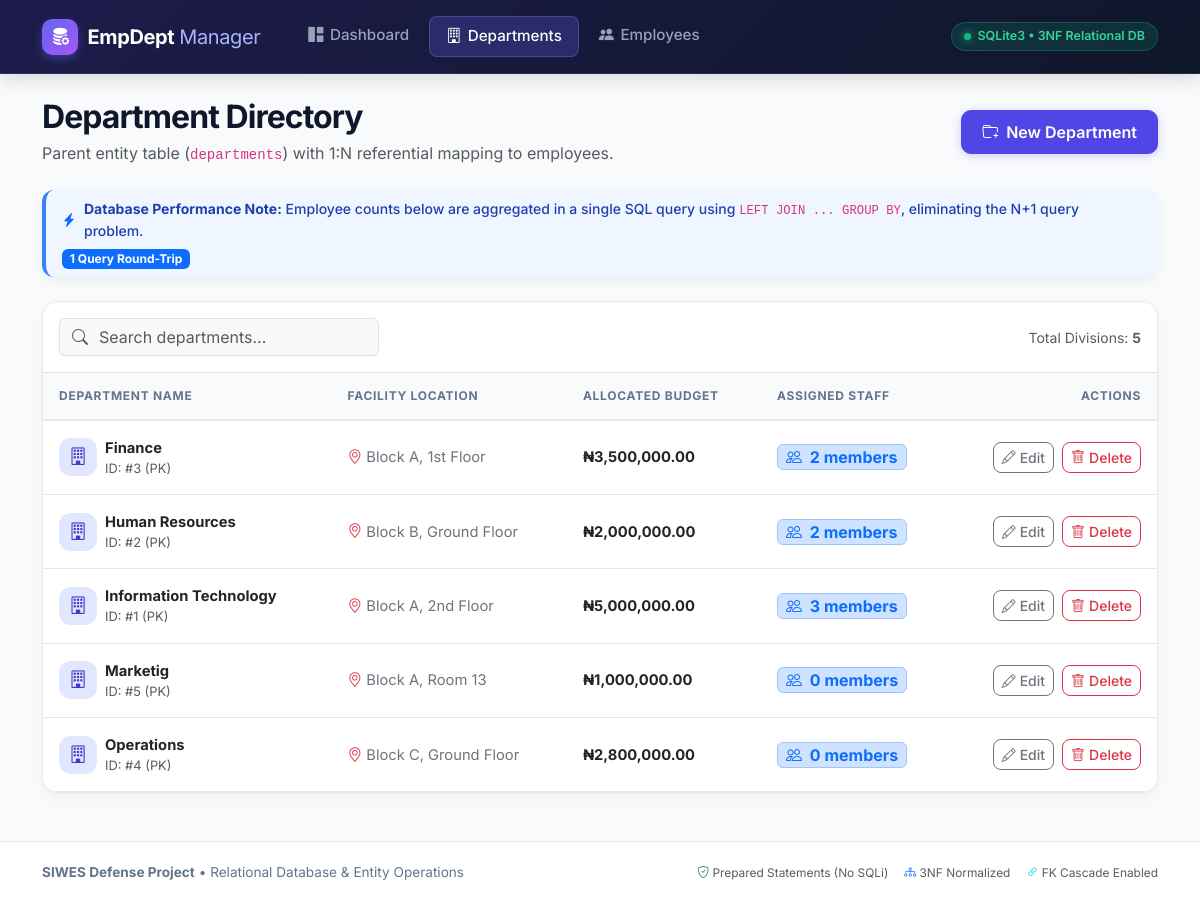
The page /departments on the database its author committed.
### tables this page shows
CREATE TABLE departments (
    department_id   INTEGER PRIMARY KEY AUTOINCREMENT,
    name            TEXT NOT NULL UNIQUE,
    location        TEXT NOT NULL,
    budget          REAL NOT NULL DEFAULT 0,
    created_at      TEXT DEFAULT CURRENT_TIMESTAMP
);

### app.py (the view)
@app.route("/departments")
def list_departments():
    departments, counts = dept_repo.get_all_with_counts()
    return render_template("departments.html", departments=departments, counts=counts)

### database.py (called while the page is built)
    def get_connection(self):
        if self._connection is None:
            self._connection = sqlite3.connect(DB_PATH, check_same_thread=False)
            self._connection.execute("PRAGMA foreign_keys = ON")
            self._connection.row_factory = sqlite3.Row
        return self._connection

    def fetch_all(self, query, params=()):
        conn = self.get_connection()
        cur = conn.cursor()
        cur.execute(query, params)
        return cur.fetchall()

### models.py (called while the page is built)
    def get_all_with_counts(self):
        query = """
            SELECT d.department_id, d.name, d.location, d.budget,
                   COUNT(e.employee_id) AS employee_count
            FROM departments d
            LEFT JOIN employees e ON d.department_id = e.department_id
            GROUP BY d.department_id
            ORDER BY d.name
        """
        rows = self.db.fetch_all(query)
        departments = []
        counts = {}
        for r in rows:
            dept = Department(r["name"], r["location"], r["budget"], r["department_id"])
            dept.employee_count = r["employee_count"]
            departments.append(dept)
            counts[dept.department_id] = r["employee_count"]
        return departments, counts

### templates/departments.html (shortened to what this page needs)
{% extends "base.html" %}
{% block content %}
<div class="d-flex flex-column flex-md-row justify-content-between align-items-md-center mb-4 gap-3">
    <div>
        <h2 class="fw-bold mb-1" style="letter-spacing: -0.03em;">Department Directory</h2>
        <p class="text-muted mb-0">Parent entity table (<code>departments</code>) with 1:N referential mapping to employees.</p>
    </div>
    <a href="{{ url_for('new_department') }}" class="btn btn-primary d-flex align-items-center gap-2">
        <i class="bi bi-folder-plus"></i> New Department
    </a>
</div>
<div class="alert alert-info py-2 px-3 mb-4 d-flex align-items-center justify-content-between flex-wrap gap-2">
    <div class="d-flex align-items-center gap-2 small">
        <i class="bi bi-lightning-charge-fill text-primary"></i>
        <span><strong>Database Performance Note:</strong> Employee counts below are aggregated in a single SQL query using <code>LEFT JOIN ... GROUP BY</code>, eliminating the N+1 query problem.</span>
    </div>
    <span class="badge bg-primary text-white">1 Query Round-Trip</span>
</div>
<div class="card card-modern overflow-hidden">
    <div class="p-3 border-bottom bg-white d-flex justify-content-between align-items-center flex-wrap gap-2">
        <div class="input-group" style="max-width: 320px;">
            <span class="input-group-text bg-light border-end-0 text-muted"><i class="bi bi-search"></i></span>
            <input type="text" id="deptSearch" class="form-control bg-light border-start-0 ps-0" placeholder="Search departments...">
        </div>
        <div class="text-muted small">
            Total Divisions: <strong>{{ departments|length }}</strong>
        </div>
    </div>
    <div class="table-responsive">
        <table class="table table-custom mb-0" id="departmentsTable">
            <thead>
                <tr>
                    <th>Department Name</th>
                    <th>Facility Location</th>
                    <th>Allocated Budget</th>
                    <th>Assigned Staff</th>
                    <th class="text-end">Actions</th>
                </tr>
            </thead>
            <tbody>
            {% for d in departments %}
                <tr>
                    <td>
                        <div class="d-flex align-items-center gap-2">
                            <div class="stat-icon mb-0" style="width: 38px; height: 38px; background: #e0e7ff; color: #4338ca; font-size: 1.1rem;">
                                <i class="bi bi-building"></i>
                            </div>
                            <div>
                                <span class="fw-bold text-dark dept-name">{{ d.name }}</span>
                                <div class="text-muted small">ID: #{{ d.department_id }} (PK)</div>
                            </div>
                        </div>
                    </td>
                    <td>
                        <span class="text-secondary"><i class="bi bi-geo-alt me-1 text-danger"></i>{{ d.location }}</span>
                    </td>
                    <td>
                        <span class="fw-bold text-dark">₦{{ "{:,.2f}".format(d.budget) }}</span>
                    </td>
                    <td>
                        <span class="badge bg-primary-subtle text-primary border border-primary-subtle px-2 py-1 fs-6">
                            <i class="bi bi-people me-1"></i> {{ counts[d.department_id] }} {% if counts[d.department_id] == 1 %}member{% else %}members{% endif %}
                        </span>
                    </td>
                    <td class="text-end">
                        <div class="d-inline-flex gap-2">
                            <a href="{{ url_for('edit_department', department_id=d.department_id) }}" class="btn btn-sm btn-outline-secondary d-flex align-items-center gap-1" title="Edit Department">
                                <i class="bi bi-pencil"></i> Edit
                            </a>
                            <form method="POST" action="{{ url_for('delete_department', department_id=d.department_id) }}" class="d-inline" onsubmit="return confirm('WARNING: Deleting this department will delete ALL its assigned employees due to ON DELETE CASCADE! Continue?');">
                                <button class="btn btn-sm btn-outline-danger d-flex align-items-center gap-1" title="Delete Department">
                                    <i class="bi bi-trash"></i> Delete
                                </button>
                            </form>
                        </div>
                    </td>
                </tr>
            {% endfor %}
            </tbody>
        </table>
    </div>
</div>
{% endblock %}

### templates/base.html (style rules this page uses)
:root { --primary: #4f46e5; --primary-dark: #4338ca; --primary-light: #e0e7ff; --surface: #ffffff; --background: #f8fafc; --text-main: #0f172a; --text-muted: #64748b; --border-color: #e2e8f0; --accent-manager: #7c3aed; --accent-staff: #0284c7; }
body { font-family: 'Inter', -apple-system, BlinkMacSystemFont, sans-serif; background-color: var(--background); color: var(--text-main); min-height: 100vh; display: flex; flex-direction: column; }
.card-modern { background: var(--surface); border: 1px solid var(--border-color); border-radius: 16px; box-shadow: 0 1px 3px rgba(0, 0, 0, 0.03), 0 6px 16px rgba(0, 0, 0, 0.03); transition: transform 0.2s ease, box-shadow 0.2s ease; }
.stat-icon { width: 48px; height: 48px; border-radius: 12px; display: flex; align-items: center; justify-content: center; font-size: 1.4rem; margin-bottom: 1rem; }
.btn-primary { background-color: var(--primary); border-color: var(--primary); padding: 0.55rem 1.25rem; font-weight: 600; border-radius: 10px; box-shadow: 0 2px 8px rgba(79, 70, 229, 0.25); transition: all 0.2s ease; }
.btn-outline-secondary, .btn-outline-success, .btn-outline-danger { border-radius: 8px; font-weight: 500; transition: all 0.15s ease; }
.table-custom { margin-bottom: 0; }
.table-custom th { font-size: 0.75rem; text-transform: uppercase; letter-spacing: 0.06em; color: var(--text-muted); font-weight: 700; background-color: #f8fafc; border-bottom: 2px solid var(--border-color); padding: 0.85rem 1rem; }
.table-custom td { padding: 1rem; vertical-align: middle; border-bottom: 1px solid var(--border-color); font-size: 0.92rem; }
.table-custom tbody tr { transition: background-color 0.15s ease; }
.alert { border-radius: 12px; border: none; box-shadow: 0 4px 12px rgba(0,0,0,0.05); font-weight: 500; display: flex; align-items: center; gap: 0.75rem; }
.alert-info { background-color: #eff6ff; color: #1e40af; border-left: 4px solid #3b82f6; }

### rows shown on the page
departments: name "Finance", department_id "3", location "Block A, 1st Floor", budget "3,500,000.00", counts "2", shows "members"
departments: name "Human Resources", department_id "2", location "Block B, Ground Floor", budget "2,000,000.00", shows "members"
departments: name "Information Technology", department_id "1", location "Block A, 2nd Floor", budget "5,000,000.00", counts "3", shows "members"
departments: name "Marketig", department_id "5", location "Block A, Room 13", budget "1,000,000.00", counts "0", shows "members"
departments: name "Operations", department_id "4", location "Block C, Ground Floor", budget "2,800,000.00", counts "0", shows "members"

### other values the page prints
{{ departments|length }} "5"
